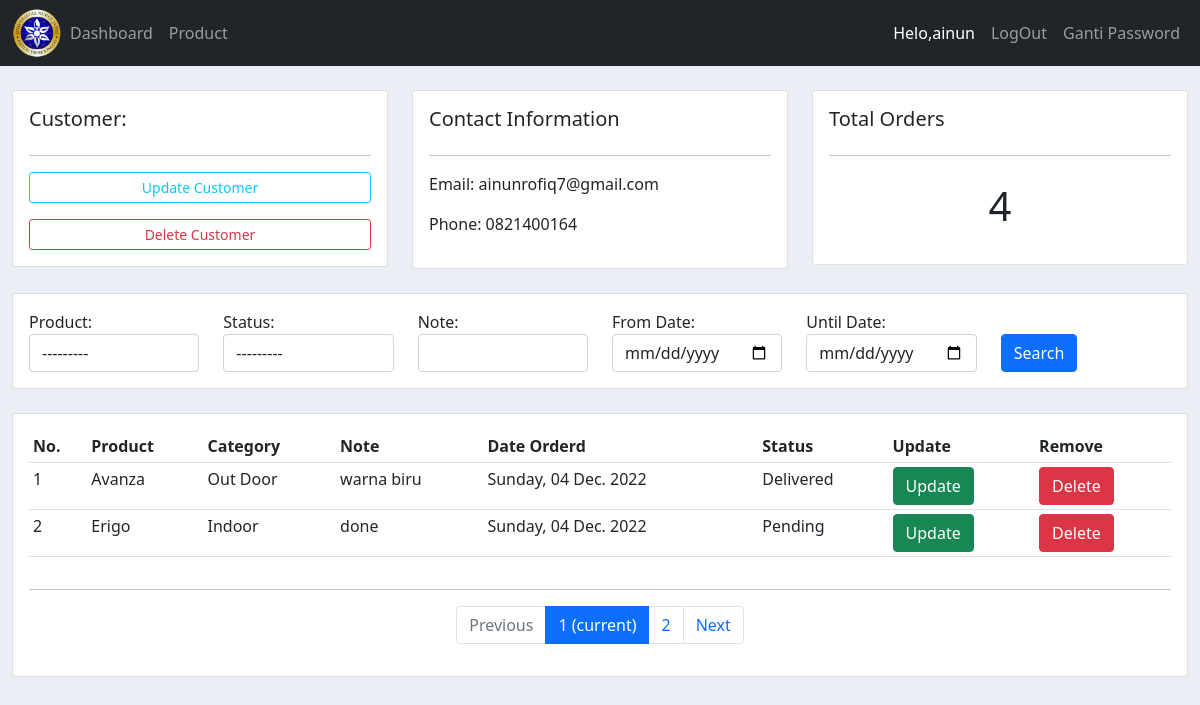
The app's page /custumer/1 (signed in) with its own data.
### rofiq/models.py (models this page shows, shortened)
class Custumer(models.Model):
       user = models.OneToOneField(User, null=True, on_delete=models.CASCADE)
       name = models.CharField(max_length=200, blank=True, null=True)
       phone = models.CharField(max_length=200, blank=True, null=True)
       email = models.CharField(max_length=200, blank=True, null=True)
       date_created= models.DateTimeField(auto_now_add=True, null=True)
       profile_pic = models.ImageField(null=True, blank=True ,  upload_to='gambar')
       class Meta:
              verbose_name_plural = "Konsumen"

class Order(models.Model):
       STATUS=(
              ('Pending', 'Pending'),
              ('Out for delivery' , 'Out for delivery'),
              ('Delivered', 'Delivered'),
       )
       custumer = models.ForeignKey(Custumer, null=True, on_delete=models.SET_NULL)
       product = models.ForeignKey(Product, null=True, on_delete=models.SET_NULL)
       date_created = models.DateTimeField(auto_now_add=True, null=True)
       status = models.CharField(max_length=200, null=True, choices=STATUS)
       note = models.CharField(max_length=200, blank=True, null=True)

class Product(models.Model):
       CATEGORY=(
              ('Indoor', 'Indoor'),
              ('Out Door' , 'Out Door'),
       )
       class Meta:
              verbose_name_plural = "Produk"
       name = models.CharField(max_length=200, blank=True, null=True)
       price = models.IntegerField(blank=True, null=True)
       category = models.CharField(max_length=200, blank=True, null=True, choices=CATEGORY)
       description = models.CharField(max_length=200, blank=True, null=True)
       tag = models.ManyToManyField(Tag)
       date_created= models.DateTimeField(auto_now_add=True, null=True)
       gambar= models.ImageField(upload_to='gambar/produk', blank=True, null=True, verbose_name="Gambar (1200 x 700)")
       def __str__(self):
              return self.name

### rofiq/decorators.py (the view)
        def perubahan_halaman(request, *args, **kwargs):
            group = None
            if request.user.groups.exists():
                group = request.user.groups.all()[0].name
            if group in yang_diizinkan :
                return fungsi_awal(request, *args, **kwargs)
            else:
                return HttpResponse('<h2><center>Anda Tidak Dijikankan Ke Tampilan ini</center></h2>')

### rofiq/templates/data/custumer.html (shortened to what this page needs)
{% extends "main.html" %}
{% load widget_tweaks %}
{% load humanize %}
{% block content %}
<br>
<div id="simple-list-example" class="simple-list-example-scrollspy container-fluid">
    <div class="row">
        <div class="col-md-4">
            <div class="card card-body">
                <h5>Customer:</h5>
                <hr>
                <a class="btn btn-outline-info btn-sm btn-block" href="{% url 'update_custumer' custumer.id %}">Update Customer</a>
                <a class="btn btn-outline-danger mt-3 btn-sm btn-block" href="{% url 'delete_custumer' custumer.id %}">Delete Customer</a>
            </div>
        </div>
        <div class="col-md-4">
            <div class="card card-body">
                <h5>Contact Information</h5>
                <hr>
                <p>Email: {{ custumer.email }} </p>
                <p>Phone: {{ custumer.phone }} </p>
            </div>
        </div>
        <div class="col-md-4">
            <div class="card card-body">
                <h5>Total Orders</h5>
                <hr>
                <h1 style="text-align: center;padding: 10px">{{ data_total_custumer }}</h1>
            </div>
        </div>
    </div>
    <br>
    <div class="row">
        <div class="col">
            <div class="card card-body">
                <form method="get">
                    <div class="row">
                        <div class="col">
                            Product:
                            {{ filter_data_order.form.product | add_class:"form-control"}}
                        </div>
                        <div class="col">
                            Status:
                            {{ filter_data_order.form.status | add_class:"form-control"}}
                        </div>
                        <div class="col">
                            Note:
                            {{ filter_data_order.form.note | add_class:"form-control"}}
                        </div>
                        <div class="col">
                            From Date:
                            {{ filter_data_order.form.tglmulai | add_class:"form-control" |attr:"type:date"}}
                        </div>
                        <div class="col">
                            Until Date:
                            {{ filter_data_order.form.tglakhir | add_class:"form-control" |attr:"type:date"}}
                        </div>
                        <div class="col mt-4">
                            <button class="btn btn-primary" type="submit">Search</button>
                        </div>
                    </div>
                </form>
            </div>
        </div>
    </div>
    <br>
    <div class="row">
        <div class="col-md">
            <div class="card card-body">
                <table class="table table-sm">
                    <tr>
                        <th>No. </th>
                        <th>Product</th>
                        <th>Category</th>
                        <th>Note</th>
                        <th>Date Orderd</th>
                        <th>Status</th>
                        <th>Update</th>
                        <th>Remove</th>
                    </tr>
                    {% for tampil_custumer in halaman_order_custumer.object_list %}
                        <tr>
                            <td>{{ forloop.counter }}</td>
                            <td>{{ tampil_custumer.product }}</td>
                            <td>{{ tampil_custumer.product.category }}</td>
                            <td>{{ tampil_custumer.note }}</td>
                            <td>{{ tampil_custumer.date_created|date:"l, d N Y" }}</td>
                            <td>{{ tampil_custumer.status }}</td>
                            <td><a href="{% url 'update_order' tampil_custumer.id %}" class="btn btn-success">Update</a></td>
                            <td><a href="{% url 'delete_order' tampil_custumer.id %}" class="btn btn-danger">Delete</a></td>
                        </tr>
                    {% endfor %}
                </table>
                <hr>
                <nav>
                    <ul class="pagination justify-content-center">
                        <li class="page-item {% if not previous %} disabled {% endif %}">
                            <a class="page-link" href="{{ previous }}">Previous</a>
                        </li>
                        {% for n in halaman_order_custumer.paginator.page_range %}
                            {% if halaman_order_custumer.number == n %}
                                <li class="page-item active" aria>
                                    <span class="page-link">
                                    {{ n }}
                                        <span class="sr-only">(current)</span>
                                    </span>
                                </li>
                                {% elif n > halaman_order_custumer.number|add:-3 and n < halaman_order_custumer.number|add:3 %}
                                    <li class="page-item"><a class="page-link" href="?halaman={{ n }}">{{ n }}</a></li>
                                {% endif %}
                            {% endfor %}
                        <li class="page-item {% if not next %} disabled {% endif %}">
                            <a class="page-link" href="{{ next }}">Next</a>
                        </li>
                    </ul>
                </nav>
            </div>
        </div>
    </div>
</div>
{% endblock content %}

### templates/navbar.html (shortened to what this page needs)
{% load static %}
<nav class="navbar navbar-expand-lg navbar-dark bg-dark">
    <div class="container-fluid">
      <img src="{% static '/images/logo.png' %}" id="logo">
      <div class="collapse navbar-collapse" id="navbarSupportedContent">
        <ul class="navbar-nav me-auto mb-2 mb-lg-0">
          {% if request.user.is_staff %}
            <li class="nav-item">
              <a class="nav-link {% if menu == 'home' %} active {% endif %}" href="{% url 'home' %}">Dashboard</a>
            </li>
            <li class="nav-item">
              <a class="nav-link {% if menu == 'products' %} active {% endif %}" href="{% url 'products' %}">Product</a>
            </li>
            {% else %}
              {% if user.is_authenticated %}
                <a class="nav-link {% if menu == 'settings' %} active {% endif %}" href="{% url 'account-page' %}">Settings</a>
              {% endif %}
          {% endif %}
        </ul>
        <ul class="navbar-nav">
          {% if user.is_authenticated %}
            <li class="nav-item">
              <a class="nav-link active" href="#">Helo,{{ request.user }} </a>
            </li>
            <li class="nav-item">
              <a class="nav-link" href="{% url 'logout' %}">LogOut</a>
            </li>
            <li class="nav-item">
              <a class="nav-link" href="{% url 'password_change' %}">Ganti Password</a>
            </li>
          {% endif %}
        </ul>
      </div>
    </div>
  </nav>

### static/css/main.css (style rules this page uses)
#logo { width: 50px; }
body { background-color: #ebeff5; }

### records on screen
Custumer: email "ainunrofiq7@gmail.com", phone "0821400164"
Order: product "Avanza", product.category "Out Door", note "warna biru", date_created "Sunday, 04 Dec. 2022", status "Delivered"
Order: product "Erigo", product.category "Indoor", note "done", date_created "Sunday, 04 Dec. 2022", status "Pending"

### other values on screen
{{ request.user }} "ainun"
{{ data_total_custumer }} "4"
{{ n }} "1"
{{ n }} "2"
